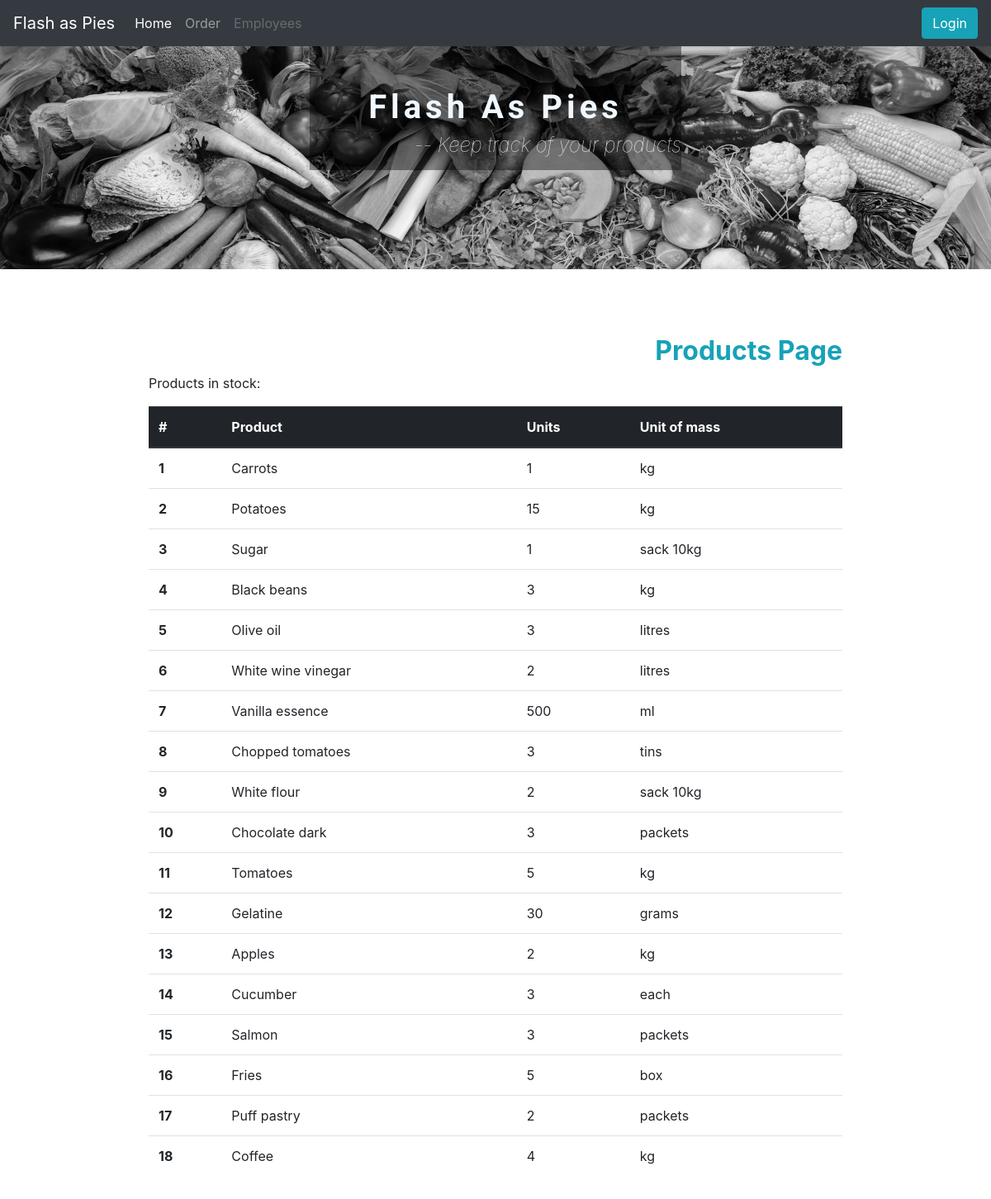
Before: / with the older database file.
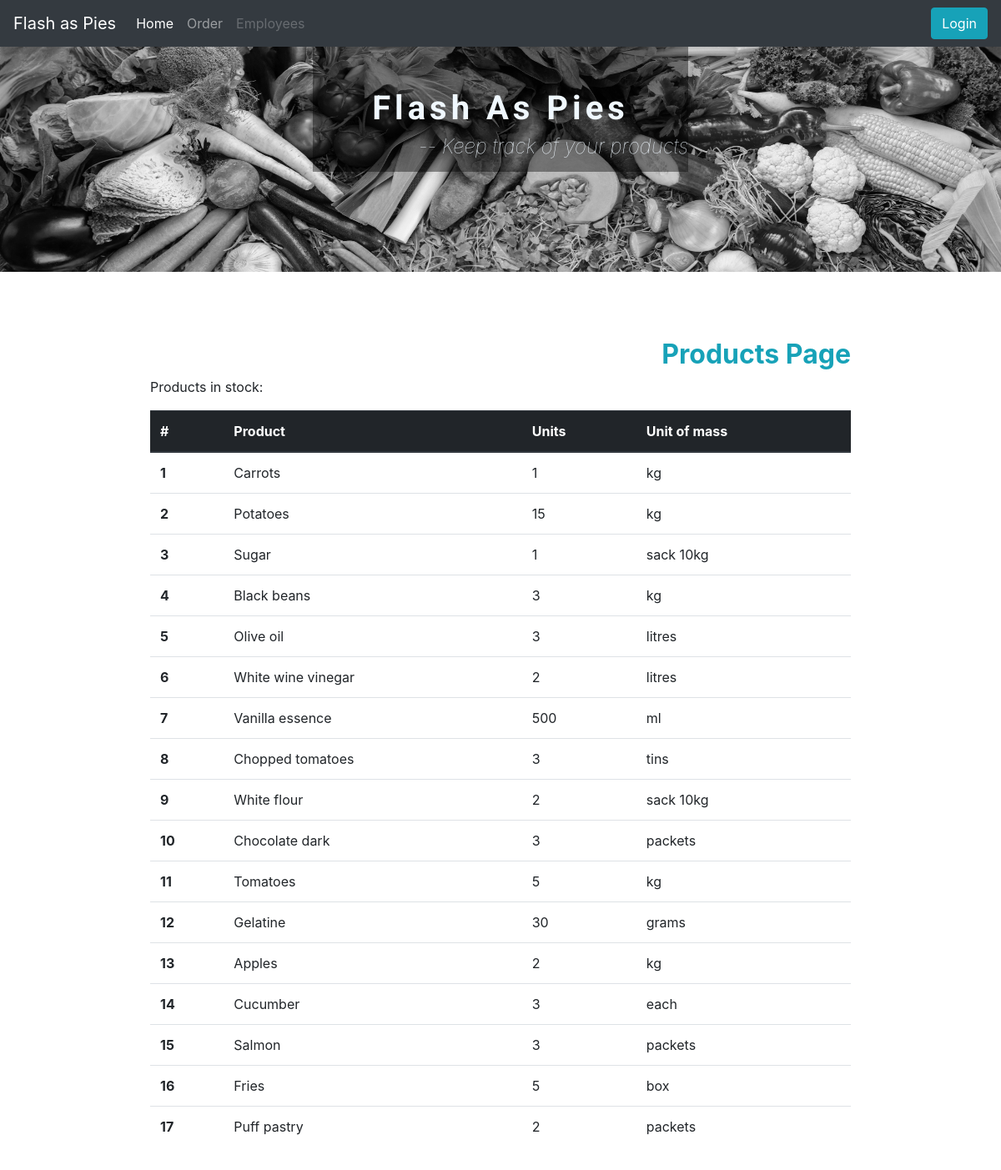
After: the same page with the newer database file.
### flashAsPie/models.py (models this page shows, shortened)
class Product(models.Model):
    product_id = models.AutoField(primary_key=True, verbose_name="ID")
    product_name = models.CharField(max_length= 50)
    brand_name = models.CharField(max_length = 20)
    category = models.ForeignKey(Category, on_delete=models.SET_NULL, null=True)
    units = models.IntegerField()
    quantity = models.ForeignKey(Quantity, on_delete=models.SET_NULL, null=True)
    objects = ProductManager()
    class Meta:
        verbose_name = "Product"
        verbose_name_plural = 'Products'

class Quantity (models.Model):
    quantity_id = models.AutoField(primary_key=True)
    measure = models.CharField(max_length = 15)
    objects = QuantityManager()
    class Meta:
        verbose_name = "Quantity"
        verbose_name_plural = 'Quantity'
    def __str__(self):
        return self.measure

### flashAsPie/views.py (the view)
# urls.py: path('', home, name='home'),
def home(request):
    products = Product.objects.all()
    context = {
        'products' : products
    }
    return render(request, "home.html", context)

### flashAsPie/templates/home.html
{% extends "base.html" %}
{% load static %}
{% block content %}
<div class="tableView">
  <div class="topTitle">
    <h2>Products Page</h2>
    <p>Products in stock:<p>
  </div>
  <table class="table">
    <thead class="thead-dark">
      <tr>
        <th scope="col">#</th>
        <th scope="col">Product</th>
        <th scope="col">Units</th>
        <th scope="col">Unit of mass</th>
      </tr>
    </thead>
    <tbody>
      {% if products %}
      {% for product in products %}
        <tr>
          <th scope="row">{{product.product_id}}</th>
          <td>{{ product.product_name|capfirst }}</td>
          <td>{{ product.units}}</td>
          <td>{{ product.quantity}}</td>
        </tr>
      {% endfor %}
      {% else %}
      <div class="col-md-12">
        <h2>There are no products.</h2>
      </div>
      {% endif %}
    </tbody>
  </table>
</div>
{% endblock %}

Changed rows visible on the page:
removed Product: product_id "18", product_name "Coffee", units "4", quantity "kg"
